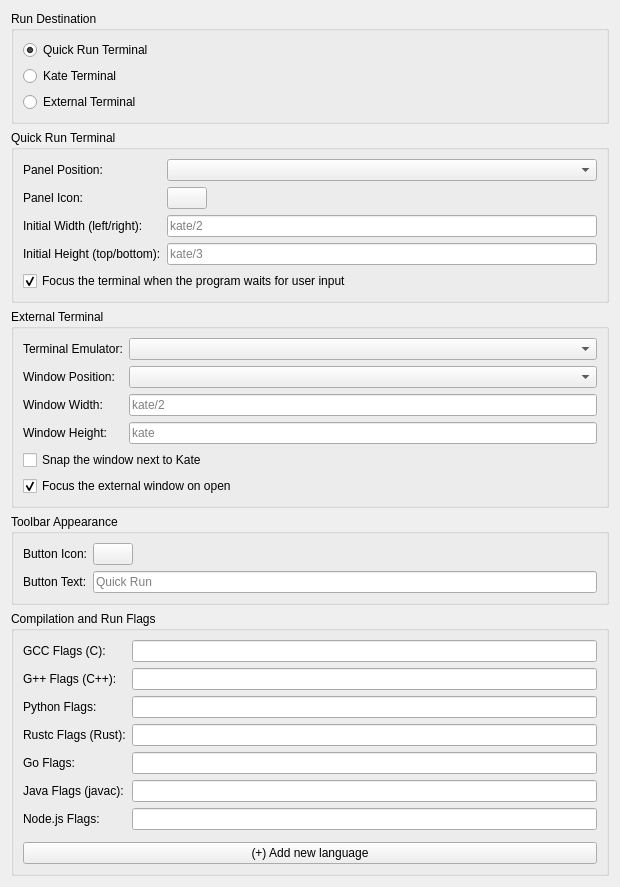
<?xml version="1.0" encoding="UTF-8"?>
<ui version="4.0">
 <class>KateRunPluginConfigUi</class>
 <widget class="QWidget" name="KateRunPluginConfigUi">
  <property name="geometry">
   <rect>
    <x>0</x>
    <y>0</y>
    <width>620</width>
    <height>720</height>
   </rect>
  </property>
  <layout class="QVBoxLayout" name="verticalLayout">
   <item>
    <widget class="QGroupBox" name="groupMode">
     <property name="title">
      <string>Run Destination</string>
     </property>
     <layout class="QVBoxLayout" name="verticalLayoutMode">
      <item>
       <widget class="QRadioButton" name="radioOwnTerminal">
        <property name="text">
         <string>Quick Run Terminal</string>
        </property>
        <property name="toolTip">
         <string>Terminal dedicated to Quick Run, in its own Kate panel. Does not interfere with the Terminal plugin's shell. Created on the first run and movable to any window edge.</string>
        </property>
        <property name="checked">
         <bool>true</bool>
        </property>
       </widget>
      </item>
      <item>
       <widget class="QRadioButton" name="radioEmbedded">
        <property name="text">
         <string>Kate Terminal</string>
        </property>
        <property name="toolTip">
         <string>Uses the embedded terminal from Kate's Terminal plugin, sharing the same shell.</string>
        </property>
       </widget>
      </item>
      <item>
       <widget class="QRadioButton" name="radioExternal">
        <property name="text">
         <string>External Terminal</string>
        </property>
        <property name="toolTip">
         <string>Opens a separate terminal window, with the emulator chosen below.</string>
        </property>
       </widget>
      </item>
     </layout>
    </widget>
   </item>
   <item>
    <widget class="QGroupBox" name="groupQuickRun">
     <property name="title">
      <string>Quick Run Terminal</string>
     </property>
     <layout class="QVBoxLayout" name="verticalLayoutQuickRun">
      <item>
       <layout class="QFormLayout" name="formLayoutOwnTerm">
        <item row="0" column="0">
         <widget class="QLabel" name="labelOwnPosition">
          <property name="text">
           <string>Panel Position:</string>
          </property>
         </widget>
        </item>
        <item row="0" column="1">
         <widget class="QComboBox" name="comboOwnPosition"/>
        </item>
        <item row="1" column="0">
         <widget class="QLabel" name="labelOwnIcon">
          <property name="text">
           <string>Panel Icon:</string>
          </property>
         </widget>
        </item>
        <item row="1" column="1">
         <layout class="QHBoxLayout" name="horizontalLayoutOwnIcon">
          <item>
           <widget class="KIconButton" name="btnOwnIcon"/>
          </item>
          <item>
           <spacer name="horizontalSpacerOwnIcon">
            <property name="orientation">
             <enum>Qt::Horizontal</enum>
            </property>
            <property name="sizeHint" stdset="0">
             <size>
              <width>40</width>
              <height>20</height>
             </size>
            </property>
           </spacer>
          </item>
         </layout>
        </item>
        <item row="2" column="0">
         <widget class="QLabel" name="labelOwnWidth">
          <property name="text">
           <string>Initial Width (left/right):</string>
          </property>
         </widget>
        </item>
        <item row="2" column="1">
         <widget class="QLineEdit" name="editOwnWidth">
          <property name="toolTip">
           <string>Accepts "kate" (window width), "kate/N" (a fraction of it) or a number of pixels.</string>
          </property>
          <property name="placeholderText">
           <string>kate/2</string>
          </property>
         </widget>
        </item>
        <item row="3" column="0">
         <widget class="QLabel" name="labelOwnHeight">
          <property name="text">
           <string>Initial Height (top/bottom):</string>
          </property>
         </widget>
        </item>
        <item row="3" column="1">
         <widget class="QLineEdit" name="editOwnHeight">
          <property name="toolTip">
           <string>Accepts "kate" (window height), "kate/N" (a fraction of it) or a number of pixels.</string>
          </property>
          <property name="placeholderText">
           <string>kate/3</string>
          </property>
         </widget>
        </item>
       </layout>
      </item>
      <item>
       <widget class="QCheckBox" name="checkFocusOnInput">
        <property name="text">
         <string>Focus the terminal when the program waits for user input</string>
        </property>
        <property name="toolTip">
         <string>Applies to the Quick Run Terminal and the Kate Terminal. Focus is only moved while the program is blocked reading the keyboard (C, C++, Python, etc.). Asynchronous runtimes like Node.js do not trigger the detection.</string>
        </property>
        <property name="checked">
         <bool>true</bool>
        </property>
       </widget>
      </item>
     </layout>
    </widget>
   </item>
   <item>
    <widget class="QGroupBox" name="groupExternal">
     <property name="title">
      <string>External Terminal</string>
     </property>
     <layout class="QVBoxLayout" name="verticalLayoutExternal">
      <item>
       <layout class="QFormLayout" name="formLayoutExternal">
        <item row="0" column="0">
         <widget class="QLabel" name="labelTerminal">
          <property name="text">
           <string>Terminal Emulator:</string>
          </property>
         </widget>
        </item>
        <item row="0" column="1">
         <widget class="QComboBox" name="comboTerminal"/>
        </item>
        <item row="1" column="0">
         <widget class="QLabel" name="labelPosition">
          <property name="text">
           <string>Window Position:</string>
          </property>
         </widget>
        </item>
        <item row="1" column="1">
         <widget class="QComboBox" name="comboPosition"/>
        </item>
        <item row="2" column="0">
         <widget class="QLabel" name="labelTermWidth">
          <property name="text">
           <string>Window Width:</string>
          </property>
         </widget>
        </item>
        <item row="2" column="1">
         <widget class="QLineEdit" name="editTermWidth">
          <property name="toolTip">
           <string>Accepts "kate" (window width), "kate/N" (a fraction of it) or a number of pixels.</string>
          </property>
          <property name="placeholderText">
           <string>kate/2</string>
          </property>
         </widget>
        </item>
        <item row="3" column="0">
         <widget class="QLabel" name="labelTermHeight">
          <property name="text">
           <string>Window Height:</string>
          </property>
         </widget>
        </item>
        <item row="3" column="1">
         <widget class="QLineEdit" name="editTermHeight">
          <property name="toolTip">
           <string>Accepts "kate" (window height), "kate/N" (a fraction of it) or a number of pixels.</string>
          </property>
          <property name="placeholderText">
           <string>kate</string>
          </property>
         </widget>
        </item>
       </layout>
      </item>
      <item>
       <widget class="QCheckBox" name="checkEmbedWindow">
        <property name="text">
         <string>Snap the window next to Kate</string>
        </property>
        <property name="toolTip">
         <string>Positions the external window snapped to the chosen edge of the Kate window, via KWin.</string>
        </property>
       </widget>
      </item>
      <item>
       <widget class="QCheckBox" name="checkFocusExternal">
        <property name="text">
         <string>Focus the external window on open</string>
        </property>
        <property name="toolTip">
         <string>Activates the external terminal window as soon as it appears. Unchecked, focus stays in the editor. Unlike the embedded terminal, here focus is given on open, not on each input.</string>
        </property>
        <property name="checked">
         <bool>true</bool>
        </property>
       </widget>
      </item>
     </layout>
    </widget>
   </item>
   <item>
    <widget class="QGroupBox" name="groupIcon">
     <property name="title">
      <string>Toolbar Appearance</string>
     </property>
     <layout class="QFormLayout" name="formLayoutIcon">
      <item row="0" column="0">
       <widget class="QLabel" name="labelIconName">
        <property name="text">
         <string>Button Icon:</string>
        </property>
       </widget>
      </item>
      <item row="0" column="1">
       <layout class="QHBoxLayout" name="horizontalLayoutIcon">
        <item>
         <widget class="KIconButton" name="btnIconName">
          <property name="toolTip">
           <string>Click to choose an icon from the system theme.</string>
          </property>
         </widget>
        </item>
        <item>
         <spacer name="horizontalSpacerIcon">
          <property name="orientation">
           <enum>Qt::Horizontal</enum>
          </property>
          <property name="sizeHint" stdset="0">
           <size>
            <width>40</width>
            <height>20</height>
           </size>
          </property>
         </spacer>
        </item>
       </layout>
      </item>
      <item row="1" column="0">
       <widget class="QLabel" name="labelIconText">
        <property name="text">
         <string>Button Text:</string>
        </property>
       </widget>
      </item>
      <item row="1" column="1">
       <widget class="QLineEdit" name="editIconText">
        <property name="toolTip">
         <string>Name shown next to the icon when the toolbar is set to show text.</string>
        </property>
        <property name="placeholderText">
         <string>Quick Run</string>
        </property>
       </widget>
      </item>
     </layout>
    </widget>
   </item>
   <item>
    <widget class="QGroupBox" name="groupFlags">
     <property name="title">
      <string>Compilation and Run Flags</string>
     </property>
     <layout class="QFormLayout" name="formLayoutFlags">
      <item row="0" column="0">
       <widget class="QLabel" name="labelCFLAGS">
        <property name="text">
         <string>GCC Flags (C):</string>
        </property>
       </widget>
      </item>
      <item row="0" column="1">
       <widget class="QLineEdit" name="editCFLAGS"/>
      </item>
      <item row="1" column="0">
       <widget class="QLabel" name="labelCPPFLAGS">
        <property name="text">
         <string>G++ Flags (C++):</string>
        </property>
       </widget>
      </item>
      <item row="1" column="1">
       <widget class="QLineEdit" name="editCPPFLAGS"/>
      </item>
      <item row="2" column="0">
       <widget class="QLabel" name="labelPYFLAGS">
        <property name="text">
         <string>Python Flags:</string>
        </property>
       </widget>
      </item>
      <item row="2" column="1">
       <widget class="QLineEdit" name="editPYFLAGS"/>
      </item>
      <item row="3" column="0">
       <widget class="QLabel" name="labelRUSTFLAGS">
        <property name="text">
         <string>Rustc Flags (Rust):</string>
        </property>
       </widget>
      </item>
      <item row="3" column="1">
       <widget class="QLineEdit" name="editRUSTFLAGS"/>
      </item>
      <item row="4" column="0">
       <widget class="QLabel" name="labelGOFLAGS">
        <property name="text">
         <string>Go Flags:</string>
        </property>
       </widget>
      </item>
      <item row="4" column="1">
       <widget class="QLineEdit" name="editGOFLAGS"/>
      </item>
      <item row="5" column="0">
       <widget class="QLabel" name="labelJAVAFLAGS">
        <property name="text">
         <string>Java Flags (javac):</string>
        </property>
       </widget>
      </item>
      <item row="5" column="1">
       <widget class="QLineEdit" name="editJAVAFLAGS"/>
      </item>
      <item row="6" column="0">
       <widget class="QLabel" name="labelNODEFLAGS">
        <property name="text">
         <string>Node.js Flags:</string>
        </property>
       </widget>
      </item>
      <item row="6" column="1">
       <widget class="QLineEdit" name="editNODEFLAGS"/>
      </item>
      <item row="7" column="0" colspan="2">
       <layout class="QVBoxLayout" name="verticalLayoutCustom"/>
      </item>
      <item row="8" column="0" colspan="2">
       <widget class="QPushButton" name="btnAddLanguage">
        <property name="text">
         <string>(+) Add new language</string>
        </property>
       </widget>
      </item>
     </layout>
    </widget>
   </item>
   <item>
    <spacer name="verticalSpacer">
     <property name="orientation">
      <enum>Qt::Vertical</enum>
     </property>
     <property name="sizeHint" stdset="0">
      <size>
       <width>20</width>
       <height>40</height>
      </size>
     </property>
    </spacer>
   </item>
  </layout>
 </widget>
 <customwidgets>
  <customwidget>
   <class>KIconButton</class>
   <extends>QPushButton</extends>
   <header>KIconButton</header>
  </customwidget>
 </customwidgets>
 <resources/>
 <connections/>
</ui>
